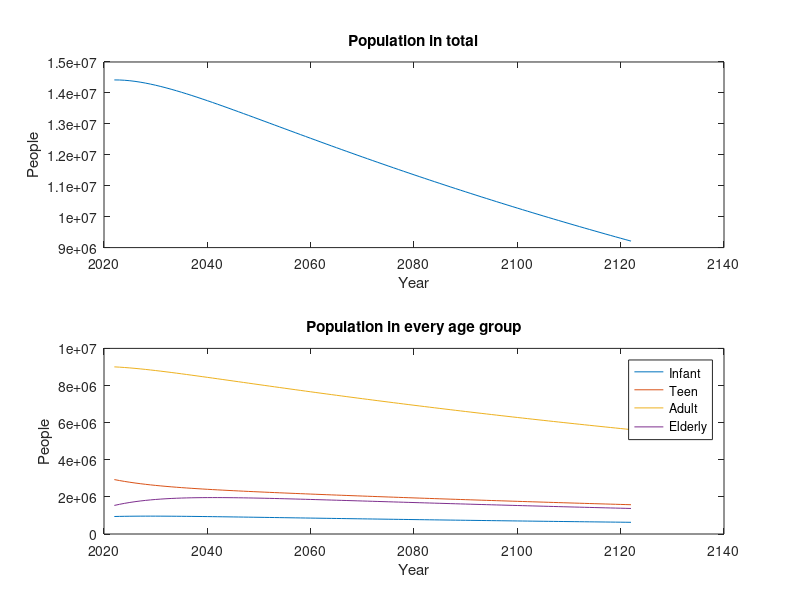

The MATLAB script that drew this image:
b = 1.83; 
dc = 0.2; 
da = 0.8; 
N1= 943187;
N2 = 2932312;
N3 = 9005069;
N4 = 1539419;
N = [N1; N2; N3; N4];

L = [ (1 - dc/100)*5/6, 0, b/100, 0; (1 - dc/100)*1/6, 13/14, 0, 0; 0, 1/14, 39/40, 0; 0, 0, 1/40, (1 - da/100)*9/10 ];

for n = 1:100
    N(:, n + 1) = L * N(:, n);
end

figure(1)
years = 2022:2122;
subplot(2,1,1)
plot(years,sum(N))
title('Population in total')
xlabel('Year')
ylabel('People')

subplot(2,1,2)
plot(years, N)
title('Population in every age group')
xlabel('Year')
ylabel('People')
legend('Infant', 'Teen', 'Adult', 'Elderly')


